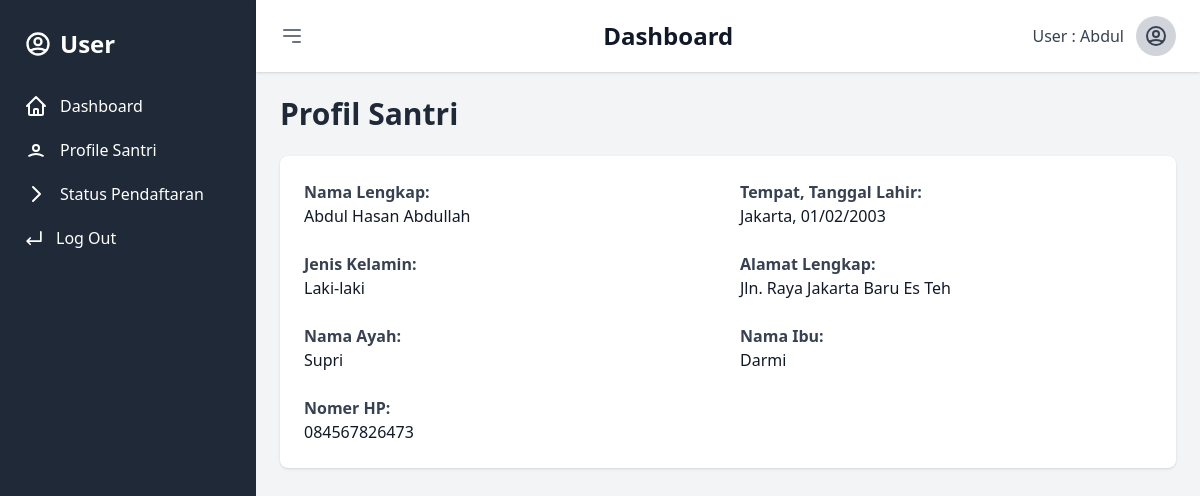
Page /user/profile_santri.php (signed in) on the committed database.
### tables this page shows
CREATE TABLE `calon_santri` (
  `id` int(11) NOT NULL,
  `No` int(11) NOT NULL,
  `tanggal_pendaftaran` date NOT NULL,
  `username` varchar(50) DEFAULT NULL,
  `nama_lengkap` varchar(100) NOT NULL,
  `tempat_lahir` varchar(50) NOT NULL,
  `tanggal_lahir` date NOT NULL,
  `alamat_lengkap` text NOT NULL,
  `tinggal_bersama` enum('Orang Tua','Wali','Lainnya') NOT NULL,
  `jenis_kelamin` enum('Laki-laki','Perempuan') NOT NULL,
  `sekolah_terakhir` varchar(100) NOT NULL,
  `pernah_mondok` enum('Ya','Tidak') NOT NULL,
  `nama_pondok_sebelumnya` varchar(100) DEFAULT NULL,
  `alamat_pondok_sebelumnya` text DEFAULT NULL,
  `nama_ayah` varchar(100) NOT NULL,
  `nama_ibu` varchar(100) NOT NULL,
  `tempat_lahir_ayah` varchar(50) NOT NULL,
  `tanggal_lahir_ayah` date NOT NULL,
  `tempat_lahir_ibu` varchar(50) NOT NULL,
  `tanggal_lahir_ibu` date NOT NULL,
  `pekerjaan_ayah` enum('Wiraswasta','Guru','PNS','TNI/POLRI','Pensiunan','Lainnya') NOT NULL,
  `pekerjaan_ibu` enum('Wiraswasta','Guru','PNS','TNI/POLRI','Pensiunan','Lainnya') NOT NULL,
  `penghasilan_ayah` enum('Dibawah 1 Juta','1-3 Juta','3-5 Juta','Di atas 5 Juta') NOT NULL,
  `penghasilan_ibu` enum('Dibawah 1 Juta','1-3 Juta','3-5 Juta','Di atas 5 Juta') NOT NULL,
  `alamat_rumah` text NOT NULL,
  `no_hp_ortu` varchar(15) NOT NULL,
  `created_at` timestamp NOT NULL DEFAULT current_timestamp(),
  `asal_sekolah` varchar(100) DEFAULT NULL,
  `status_pendaftaran` varchar(50) DEFAULT NULL,
  `keterangan` text DEFAULT NULL,
  `email` varchar(100) DEFAULT NULL,
  `user_id` int(11) NOT NULL
);

### user/profile_santri.php (the view, shortened to what this page needs)
<?php
$username = $_SESSION['username'];
$servername = "localhost";
$dbusername = "root";
$dbpassword = "";
$dbname = "ppdb_pondok";
$conn = new mysqli($servername, $dbusername, $dbpassword, $dbname);
$stmt = $conn->prepare("SELECT * FROM calon_santri WHERE username = ?");
$stmt->bind_param("s", $username);
$stmt->execute();
$result = $stmt->get_result();
if ($result->num_rows > 0) {
    $santri = $result->fetch_assoc();
} else {
    echo "Data tidak ditemukan";
    $santri = null;
}
?>
<!DOCTYPE html>
<html lang="id">
<head>
    <script src="https://cdn.tailwindcss.com"></script>
</head>
<body class="bg-gray-100 min-h-screen flex flex-col">
    <div class="flex flex-1">
        <?php
        $role = 'user';
        ?>
        <div id="sidebar" class="bg-gray-800 text-white w-64 space-y-6 py-7 px-2 transition-all duration-300">
            <div class="text-white flex items-center space-x-2 px-4">
                <span class="text-2xl font-bold nav-text">
                    <?php echo ucfirst($role); ?>
                </span>
            </div>
            <nav>
                <a href="/pendaftaran-santri/user/user_dashboard.php"
                    class="flex items-center py-2.5 px-4 rounded transition duration-200 hover:bg-gray-700">
                    <span class="ml-3 nav-text">Dashboard</span>
                </a>
                <a href="profile_santri.php"
                    class="flex items-center py-2.5 px-4 rounded transition duration-200 hover:bg-gray-700">
                    <svg class="w-6 h-6" fill="none" stroke="currentColor" viewBox="0 0 24 24"
                        xmlns="http://www.w3.org/2000/svg">
                        <path stroke-linecap="round" stroke-linejoin="round" stroke-width="2"
                            d="M5.121 17.804A13.937 13.937 0 0112 16c2.5 0 4.847.655 6.879 1.804M15 10a3 3 0 11-6 0 3 3 0 016 0z">
                        </path>
                    </svg>
                    <span class="ml-3 nav-text">Profile Santri</span>
                </a>
                <a href="/pendaftaran-santri/user/status_pendaftaran.php"
                    class="flex items-center py-2.5 px-4 rounded transition duration-200 hover:bg-gray-700">
                    <svg class="w-6 h-6" fill="none" stroke="currentColor" viewBox="0 0 24 24"
                        xmlns="http://www.w3.org/2000/svg">
                        <path stroke-linecap="round" stroke-linejoin="round" stroke-width="2" d="M9 5l7 7-7 7"></path>
                    </svg>
                    <span class="ml-3 nav-text">Status Pendaftaran</span>
                </a>
                <a href="../logout.php"
                    class="flex items-center py-2.5 px-4 rounded transition duration-200 hover:bg-gray-700">
                    <svg xmlns="http://www.w3.org/2000/svg" fill="none" viewBox="0 0 24 24" stroke-width="2"
                        stroke="currentColor" class="w-5 h-5">
                        <path stroke-linecap="round" stroke-linejoin="round"
                            d="m7.49 12-3.75 3.75m0 0 3.75 3.75m-3.75-3.75h16.5V4.499" />
                    </svg>
                    <span class="ml-3 nav-text">Log Out</span>
                </a>
            </nav>
        </div>
        <div class="flex-1">
            <header class="bg-white shadow flex justify-between items-center py-4 px-6">
                <button onclick="toggleSidebar()" class="text-gray-500 focus:outline-none">
                    <svg class="w-6 h-6" fill="none" stroke="currentColor" viewBox="0 0 24 24"
                        xmlns="http://www.w3.org/2000/svg">
                        <path stroke-linecap="round" stroke-linejoin="round" stroke-width="2"
                            d="M4 6h16M4 12h16m-7 6h7"></path>
                    </svg>
                </button>
                <h1 class="text-2xl font-bold text-gray-900">Dashboard</h1>
                <div class="flex items-center space-x-3">
                    <span class="text-gray-700 font-medium">
                        <?php echo ucfirst($role) . ' : ' . $username; ?>
                    </span>
                    <div class="w-10 h-10 bg-gray-300 rounded-full flex items-center justify-center">
                    </div>
                </div>
            </header>
            <div class="flex-1 p-6">
                <h1 class="text-3xl font-bold text-gray-800 mb-6">Profil Santri</h1>
                <?php if ($santri): ?>
                    <div class="bg-white rounded-lg shadow p-6">
                        <div class="grid grid-cols-1 md:grid-cols-2 gap-6">
                            <div>
                                <label class="font-semibold text-gray-700">Nama Lengkap:</label>
                                <p class="text-gray-900"><?php echo $santri['nama_lengkap']; ?></p>
                            </div>
                            <div>
                                <label class="font-semibold text-gray-700">Tempat, Tanggal Lahir:</label>
                                <p class="text-gray-900">
                                    <?php echo $santri['tempat_lahir'] . ', ' . date('d/m/Y', strtotime($santri['tanggal_lahir'])); ?>
                                </p>
                            </div>
                            <div>
                                <label class="font-semibold text-gray-700">Jenis Kelamin:</label>
                                <p class="text-gray-900"><?php echo $santri['jenis_kelamin']; ?></p>
                            </div>
                            <div>
                                <label class="font-semibold text-gray-700">Alamat Lengkap:</label>
                                <p class="text-gray-900"><?php echo $santri['alamat_lengkap']; ?></p>
                            </div>
                            <div>
                                <label class="font-semibold text-gray-700">Nama Ayah:</label>
                                <p class="text-gray-900"><?php echo $santri['nama_ayah']; ?></p>
                            </div>
                            <div>
                                <label class="font-semibold text-gray-700">Nama Ibu:</label>
                                <p class="text-gray-900"><?php echo $santri['nama_ibu']; ?></p>
                            </div>
                            <div>
                                <label class="font-semibold text-gray-700">Nomer HP:</label>
                                <p class="text-gray-900"><?php echo $santri['no_hp_ortu']; ?></p>
                            </div>
                        </div>
                    </div>
                <?php else: ?>
                    <div class="bg-white p-6 rounded-lg shadow text-center">
                        <p class="text-gray-600">Data profil Anda belum tersedia. Silakan hubungi Admin.</p>
                    </div>
                <?php endif; ?>
            </div>
        </div>
    </div>
</body>
</html>

### rows in the picture
calon_santri: nama_lengkap "Abdul Hasan Abdullah", tempat_lahir "Jakarta", tanggal_lahir "01/02/2003", jenis_kelamin "Laki-laki", alamat_lengkap "Jln. Raya Jakarta Baru Es Teh", nama_ayah "Supri", nama_ibu "Darmi", no_hp_ortu "084567826473"

### other values in the picture
$role "User"
$username "Abdul"
